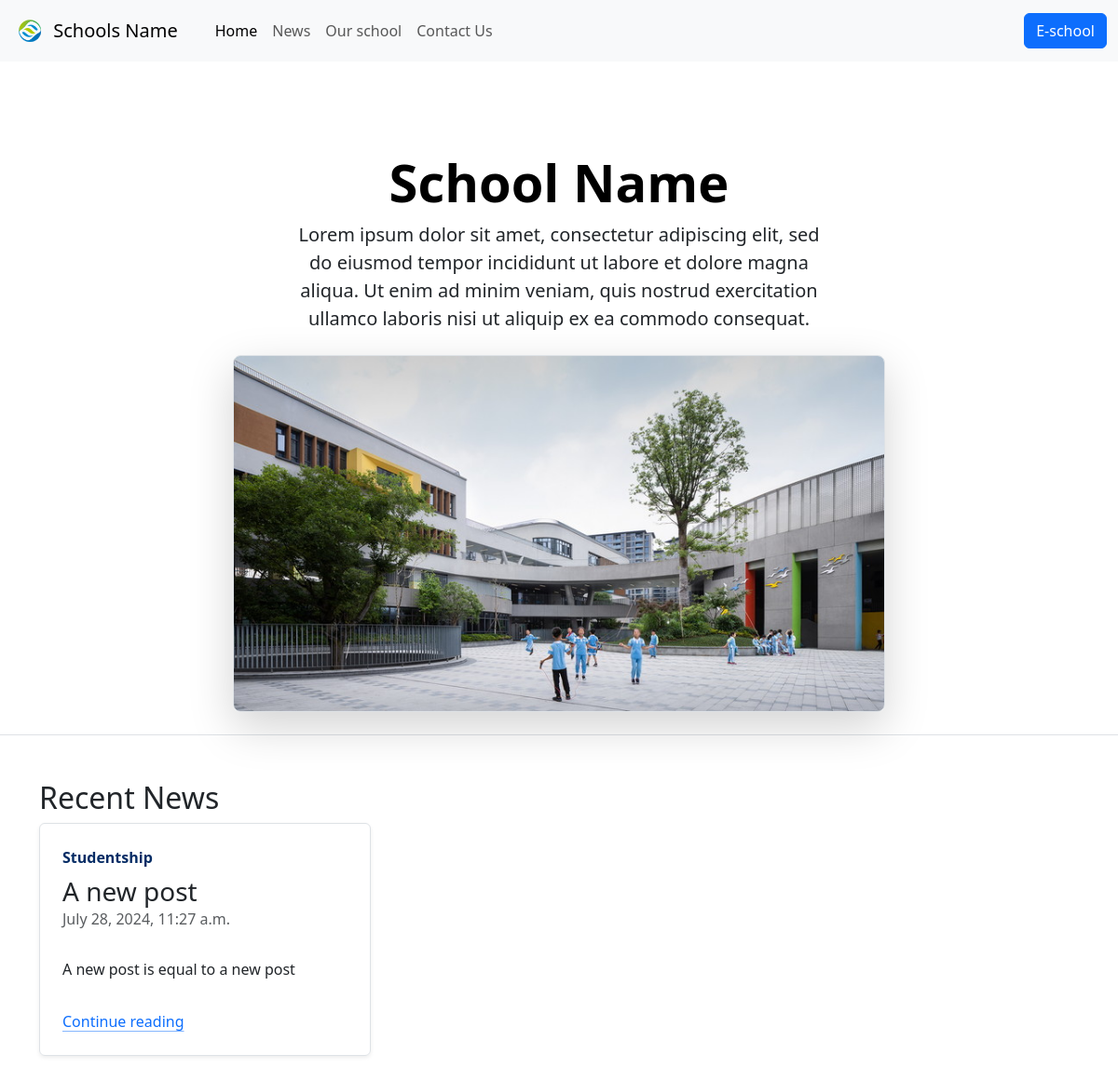
The page / on the database its author committed.
### news/models.py (models this page shows, shortened)
class Post(models.Model):
  class Categories(models.TextChoices):
    STUDENTSHIP = 'Studentship', 'Studentship'
    EOPEP = 'EOPEP', 'Eopep Examinations'
    EXAMINATIONS = 'EXAMS', 'Examinations'
  class Status(models.TextChoices):
    DRAFT = 'Draft', 'Draft'
    PUBLISHED = 'Published', 'Published'
  title = models.CharField(max_length=255)
  category = models.CharField(max_length=15,
                              choices=Categories.choices,
                              default=Categories.STUDENTSHIP)
  slug = models.SlugField(max_length=255, unique_for_date='published')
  author = models.ForeignKey(SchoolUser,
                            on_delete=models.CASCADE,
                            related_name='news')
  body = CKEditor5Field(config_name='extends')
  published = models.DateTimeField(default=timezone.now)
  created = models.DateTimeField(auto_now_add=True)
  updated = models.DateTimeField(auto_now=True)
  status = models.CharField(max_length=10,
                            choices=Status.choices,
                            default=Status.DRAFT)
  class Meta:
    ordering = ['-published']
    indexes = [
          models.Index(fields=['-published']),
        ]
  def get_absolute_url(self):
    return reverse('core:Post_Details', args=[self.published.year,
                                              self.published.month,
                                              self.published.day,
                                              self.slug])

### core/views.py (the view)
# urls.py: path('', views.Home, name='Home'),
def Home(request):
  latest_posts = Post.objects.filter(status=Post.Status.PUBLISHED)[:3]
  return render(request, 'index.html', {'latest_posts': latest_posts})

### core/templates/index.html (shortened to what this page needs)
{% extends 'base.html' %}
{% load static %}
{% block content %}
<div class="px-4 pt-5 my-5 text-center border-bottom">
  <h1 class="display-4 fw-bold text-body-emphasis">School Name</h1>
  <div class="col-lg-6 mx-auto">
    <p class="lead mb-4">
      Lorem ipsum dolor sit amet, consectetur adipiscing elit,
      sed do eiusmod tempor incididunt ut labore et
      dolore magna aliqua. Ut enim ad minim veniam,
      quis nostrud exercitation ullamco laboris nisi ut aliquip ex ea commodo consequat.
    </p>
  </div>
  <div style="max-height: 60vh;">
    <div class="container px-5">
      <img src="{% static 'images/school.jpg' %}" class="img-fluid border rounded-3 shadow-lg mb-4" alt="Example image" width="700" height="500" loading="lazy">
    </div>
  </div>
</div>
<div class="container">
  <h2>Recent News</h2>
  <div class="row mb-2">
    {% for post in latest_posts %}
    <div class="col-md-4" style="height: 300px;">
      <div class="row g-0 border rounded overflow-hidden flex-md-row mb-4 shadow-sm h-md-250 position-relative" style="height: 250px;">
        <div class="col p-4 d-flex flex-column position-static">
          <strong class="d-inline-block mb-2 text-primary-emphasis">{{post.category}}</strong>
          <h3 class="mb-0">{{post.title}}</h3>
          <div class="mb-1 text-body-secondary">{{post.published}}</div>
          <p class="card-text mb-auto">{{post.body|safe}}</p>
          <a href="{{ post.get_absolute_url }}" class="icon-link gap-1 icon-link-hover stretched-link">
            Continue reading
          </a>
        </div>
      </div>
    </div>
    {% endfor %}
  </div>
</div>
{% endblock %}

### rows shown on the page
Post: category "Studentship", title "A new post", published "July 28, 2024, 11:27 a.m.", body "A new post is equal to a new post"
